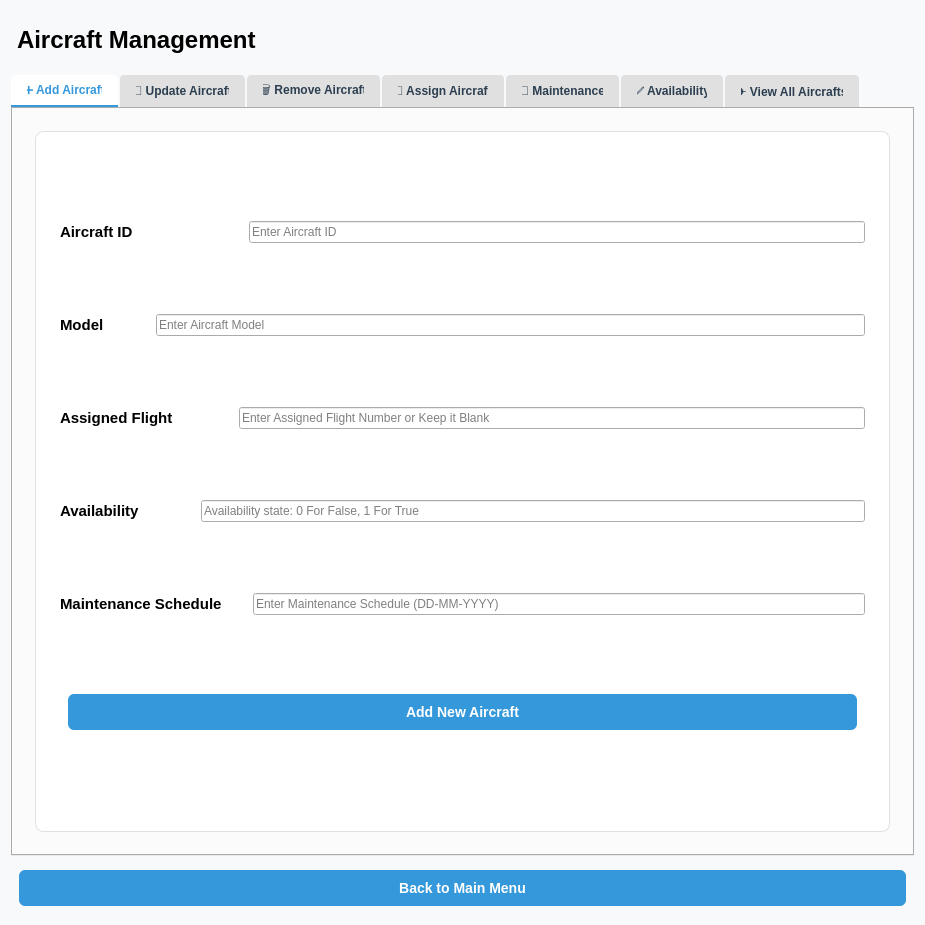
<?xml version="1.0" encoding="UTF-8"?>
<ui version="4.0">
 <class>adminMangeAircraft</class>
 <widget class="QDialog" name="adminMangeAircraft">
  <property name="geometry">
   <rect>
    <x>0</x>
    <y>0</y>
    <width>925</width>
    <height>925</height>
   </rect>
  </property>
  <property name="minimumSize">
   <size>
    <width>700</width>
    <height>600</height>
   </size>
  </property>
  <property name="windowTitle">
   <string>Airline System - Manage Aircraft</string>
  </property>
  <property name="styleSheet">
   <string notr="true">QDialog {
    background-color: #f8f9fa;
    font-family: 'Segoe UI', Arial, sans-serif;
}
QTabWidget {
    border: none;
}
QTabBar::tab {
    background: #e0e0e0;
    color: #2c3e50;
    padding: 8px 16px;
    border-top-left-radius: 4px;
    border-top-right-radius: 4px;
    margin-right: 2px;
    font-weight: 500;
}
QTabBar::tab:selected {
    background: white;
    border-bottom: 2px solid #3498db;
    color: #3498db;
}
QTabBar::tab:hover {
    background: #f0f0f0;
}
QGroupBox {
    border: 1px solid #e0e0e0;
    border-radius: 8px;
    margin: 15px;
    padding: 15px;
    background-color: white;
    font-size: 14px;
    color: #2c3e50;
}
QPushButton {
    background-color: #3498db;
    color: white;
    border: none;
    padding: 10px 16px;
    border-radius: 6px;
    margin: 8px;
    font-size: 14px;
    font-weight: 500;
    min-width: 180px;
}
QPushButton:hover {
    background-color: #2980b9;
}
QPushButton:pressed {
    background-color: #2472a4;
}
QLabel#headerLabel {
    font-size: 24px;
    font-weight: 600;
    color: #000000;
    qproperty-alignment: AlignCenter;
}</string>
  </property>
  <layout class="QVBoxLayout" name="verticalLayout">
   <item>
    <widget class="QLabel" name="headerLabel">
     <property name="styleSheet">
      <string notr="true">margin-top: 15px; margin-bottom: 15px;</string>
     </property>
     <property name="text">
      <string>Aircraft Management</string>
     </property>
    </widget>
   </item>
   <item>
    <widget class="QTabWidget" name="aircraftTabWidget">
     <property name="currentIndex">
      <number>0</number>
     </property>
     <widget class="QWidget" name="addAircraftTab">
      <attribute name="title">
       <string>➕ Add Aircraft</string>
      </attribute>
      <layout class="QVBoxLayout" name="addAircraftLayout">
       <item>
        <widget class="QGroupBox" name="addAircraftGroup">
         <property name="title">
          <string/>
         </property>
         <layout class="QVBoxLayout" name="verticalLayout_2">
          <item>
           <layout class="QGridLayout" name="gridLayout_3">
            <item row="0" column="0">
             <widget class="QLabel" name="label">
              <property name="text">
               <string>&lt;html&gt;&lt;head/&gt;&lt;body&gt;&lt;p&gt;&lt;span style=&quot; font-size:11pt; font-weight:700;&quot;&gt;Aircraft ID&lt;/span&gt;&lt;/p&gt;&lt;/body&gt;&lt;/html&gt;</string>
              </property>
             </widget>
            </item>
            <item row="0" column="2">
             <widget class="QLineEdit" name="aircraftIDlineEdit">
              <property name="placeholderText">
               <string>Enter Aircraft ID</string>
              </property>
             </widget>
            </item>
            <item row="0" column="1">
             <spacer name="horizontalSpacer_2">
              <property name="orientation">
               <enum>Qt::Orientation::Horizontal</enum>
              </property>
              <property name="sizeType">
               <enum>QSizePolicy::Policy::Minimum</enum>
              </property>
              <property name="sizeHint" stdset="0">
               <size>
                <width>110</width>
                <height>20</height>
               </size>
              </property>
             </spacer>
            </item>
           </layout>
          </item>
          <item>
           <layout class="QGridLayout" name="gridLayout_13">
            <item row="0" column="1" colspan="2">
             <spacer name="horizontalSpacer">
              <property name="orientation">
               <enum>Qt::Orientation::Horizontal</enum>
              </property>
              <property name="sizeType">
               <enum>QSizePolicy::Policy::Minimum</enum>
              </property>
              <property name="sizeHint" stdset="0">
               <size>
                <width>40</width>
                <height>20</height>
               </size>
              </property>
             </spacer>
            </item>
            <item row="0" column="3">
             <widget class="QLineEdit" name="aircraftModellineEdit">
              <property name="placeholderText">
               <string>Enter Aircraft Model</string>
              </property>
             </widget>
            </item>
            <item row="0" column="0">
             <widget class="QLabel" name="label_13">
              <property name="text">
               <string>&lt;html&gt;&lt;head/&gt;&lt;body&gt;&lt;p&gt;&lt;span style=&quot; font-size:11pt; font-weight:700;&quot;&gt;Model&lt;/span&gt;&lt;/p&gt;&lt;/body&gt;&lt;/html&gt;</string>
              </property>
             </widget>
            </item>
           </layout>
          </item>
          <item>
           <layout class="QGridLayout" name="gridLayout_2">
            <item row="0" column="2">
             <widget class="QLineEdit" name="aircraftAssignedFlightlineEdit">
              <property name="placeholderText">
               <string>Enter Assigned Flight Number or Keep it Blank</string>
              </property>
             </widget>
            </item>
            <item row="0" column="0">
             <widget class="QLabel" name="label_2">
              <property name="text">
               <string>&lt;html&gt;&lt;head/&gt;&lt;body&gt;&lt;p&gt;&lt;span style=&quot; font-size:11pt; font-weight:700;&quot;&gt;Assigned Flight&lt;/span&gt;&lt;/p&gt;&lt;/body&gt;&lt;/html&gt;</string>
              </property>
             </widget>
            </item>
            <item row="0" column="1">
             <spacer name="horizontalSpacer_3">
              <property name="orientation">
               <enum>Qt::Orientation::Horizontal</enum>
              </property>
              <property name="sizeType">
               <enum>QSizePolicy::Policy::Minimum</enum>
              </property>
              <property name="sizeHint" stdset="0">
               <size>
                <width>60</width>
                <height>20</height>
               </size>
              </property>
             </spacer>
            </item>
           </layout>
          </item>
          <item>
           <layout class="QGridLayout" name="gridLayout_4">
            <item row="0" column="2">
             <widget class="QLineEdit" name="aircraftAvalineEdit">
              <property name="placeholderText">
               <string>Availability state: 0 For False, 1 For True</string>
              </property>
             </widget>
            </item>
            <item row="0" column="0">
             <widget class="QLabel" name="label_4">
              <property name="text">
               <string>&lt;html&gt;&lt;head/&gt;&lt;body&gt;&lt;p&gt;&lt;span style=&quot; font-size:11pt; font-weight:700;&quot;&gt;Availability&lt;/span&gt;&lt;/p&gt;&lt;/body&gt;&lt;/html&gt;</string>
              </property>
             </widget>
            </item>
            <item row="0" column="1">
             <spacer name="horizontalSpacer_5">
              <property name="orientation">
               <enum>Qt::Orientation::Horizontal</enum>
              </property>
              <property name="sizeType">
               <enum>QSizePolicy::Policy::Minimum</enum>
              </property>
              <property name="sizeHint" stdset="0">
               <size>
                <width>55</width>
                <height>20</height>
               </size>
              </property>
             </spacer>
            </item>
           </layout>
          </item>
          <item>
           <layout class="QGridLayout" name="gridLayout">
            <item row="0" column="0">
             <widget class="QLabel" name="label_3">
              <property name="text">
               <string>&lt;html&gt;&lt;head/&gt;&lt;body&gt;&lt;p&gt;&lt;span style=&quot; font-size:11pt; font-weight:700;&quot;&gt;Maintenance Schedule&lt;/span&gt;&lt;/p&gt;&lt;/body&gt;&lt;/html&gt;</string>
              </property>
             </widget>
            </item>
            <item row="0" column="2">
             <widget class="QLineEdit" name="aircraftMainSchelineEdit">
              <property name="placeholderText">
               <string>Enter Maintenance Schedule (DD-MM-YYYY)</string>
              </property>
             </widget>
            </item>
            <item row="0" column="1">
             <spacer name="horizontalSpacer_4">
              <property name="orientation">
               <enum>Qt::Orientation::Horizontal</enum>
              </property>
              <property name="sizeType">
               <enum>QSizePolicy::Policy::Minimum</enum>
              </property>
              <property name="sizeHint" stdset="0">
               <size>
                <width>25</width>
                <height>20</height>
               </size>
              </property>
             </spacer>
            </item>
           </layout>
          </item>
          <item>
           <widget class="QPushButton" name="addAircraftBtn">
            <property name="text">
             <string>Add New Aircraft</string>
            </property>
           </widget>
          </item>
         </layout>
        </widget>
       </item>
      </layout>
     </widget>
     <widget class="QWidget" name="updateAircraftTab">
      <attribute name="title">
       <string>🔄 Update Aircraft</string>
      </attribute>
      <layout class="QVBoxLayout" name="updateAircraftLayout">
       <item>
        <widget class="QGroupBox" name="updateAircraftGroup">
         <property name="title">
          <string/>
         </property>
         <layout class="QVBoxLayout" name="verticalLayout_3">
          <item>
           <layout class="QGridLayout" name="gridLayout_8">
            <item row="0" column="0">
             <widget class="QLabel" name="label_8">
              <property name="text">
               <string>&lt;html&gt;&lt;head/&gt;&lt;body&gt;&lt;p&gt;&lt;span style=&quot; font-size:11pt; font-weight:700;&quot;&gt;Aircraft ID&lt;/span&gt;&lt;/p&gt;&lt;/body&gt;&lt;/html&gt;</string>
              </property>
             </widget>
            </item>
            <item row="0" column="1">
             <spacer name="horizontalSpacer_10">
              <property name="orientation">
               <enum>Qt::Orientation::Horizontal</enum>
              </property>
              <property name="sizeType">
               <enum>QSizePolicy::Policy::Minimum</enum>
              </property>
              <property name="sizeHint" stdset="0">
               <size>
                <width>110</width>
                <height>20</height>
               </size>
              </property>
             </spacer>
            </item>
            <item row="0" column="2">
             <widget class="QLineEdit" name="updateAircraftIDlineEdit">
              <property name="placeholderText">
               <string>Enter Aircraft ID</string>
              </property>
             </widget>
            </item>
            <item row="0" column="3">
             <widget class="QPushButton" name="searchOnAircraftToUpdate">
              <property name="text">
               <string>Search On Aircraft</string>
              </property>
             </widget>
            </item>
           </layout>
          </item>
          <item>
           <layout class="QGridLayout" name="gridLayout_14">
            <item row="0" column="1" colspan="2">
             <spacer name="horizontalSpacer_6">
              <property name="orientation">
               <enum>Qt::Orientation::Horizontal</enum>
              </property>
              <property name="sizeType">
               <enum>QSizePolicy::Policy::Minimum</enum>
              </property>
              <property name="sizeHint" stdset="0">
               <size>
                <width>40</width>
                <height>20</height>
               </size>
              </property>
             </spacer>
            </item>
            <item row="0" column="3">
             <widget class="QLineEdit" name="updateAircraftModellineEdit">
              <property name="placeholderText">
               <string>Enter Aircraft Model</string>
              </property>
             </widget>
            </item>
            <item row="0" column="0">
             <widget class="QLabel" name="label_14">
              <property name="text">
               <string>&lt;html&gt;&lt;head/&gt;&lt;body&gt;&lt;p&gt;&lt;span style=&quot; font-size:11pt; font-weight:700;&quot;&gt;Model&lt;/span&gt;&lt;/p&gt;&lt;/body&gt;&lt;/html&gt;</string>
              </property>
             </widget>
            </item>
           </layout>
          </item>
          <item>
           <layout class="QGridLayout" name="gridLayout_7">
            <item row="0" column="2">
             <widget class="QLineEdit" name="updateAircraftAssignedFlightlineEdit">
              <property name="placeholderText">
               <string>Enter Assigned Flight Number or Keep it Blank</string>
              </property>
             </widget>
            </item>
            <item row="0" column="0">
             <widget class="QLabel" name="label_7">
              <property name="text">
               <string>&lt;html&gt;&lt;head/&gt;&lt;body&gt;&lt;p&gt;&lt;span style=&quot; font-size:11pt; font-weight:700;&quot;&gt;Assigned Flight&lt;/span&gt;&lt;/p&gt;&lt;/body&gt;&lt;/html&gt;</string>
              </property>
             </widget>
            </item>
            <item row="0" column="1">
             <spacer name="horizontalSpacer_9">
              <property name="orientation">
               <enum>Qt::Orientation::Horizontal</enum>
              </property>
              <property name="sizeType">
               <enum>QSizePolicy::Policy::Minimum</enum>
              </property>
              <property name="sizeHint" stdset="0">
               <size>
                <width>60</width>
                <height>20</height>
               </size>
              </property>
             </spacer>
            </item>
           </layout>
          </item>
          <item>
           <layout class="QGridLayout" name="gridLayout_6">
            <item row="0" column="2">
             <widget class="QLineEdit" name="updateAircraftAvalineEdit">
              <property name="placeholderText">
               <string>Availability state: 0 For False, 1 For True</string>
              </property>
             </widget>
            </item>
            <item row="0" column="0">
             <widget class="QLabel" name="label_6">
              <property name="text">
               <string>&lt;html&gt;&lt;head/&gt;&lt;body&gt;&lt;p&gt;&lt;span style=&quot; font-size:11pt; font-weight:700;&quot;&gt;Availability&lt;/span&gt;&lt;/p&gt;&lt;/body&gt;&lt;/html&gt;</string>
              </property>
             </widget>
            </item>
            <item row="0" column="1">
             <spacer name="horizontalSpacer_8">
              <property name="orientation">
               <enum>Qt::Orientation::Horizontal</enum>
              </property>
              <property name="sizeType">
               <enum>QSizePolicy::Policy::Minimum</enum>
              </property>
              <property name="sizeHint" stdset="0">
               <size>
                <width>55</width>
                <height>20</height>
               </size>
              </property>
             </spacer>
            </item>
           </layout>
          </item>
          <item>
           <layout class="QGridLayout" name="gridLayout_5">
            <item row="0" column="0">
             <widget class="QLabel" name="label_5">
              <property name="text">
               <string>&lt;html&gt;&lt;head/&gt;&lt;body&gt;&lt;p&gt;&lt;span style=&quot; font-size:11pt; font-weight:700;&quot;&gt;Maintenance Schedule&lt;/span&gt;&lt;/p&gt;&lt;/body&gt;&lt;/html&gt;</string>
              </property>
             </widget>
            </item>
            <item row="0" column="2">
             <widget class="QLineEdit" name="updateAircraftMainSchelineEdit">
              <property name="placeholderText">
               <string>Enter Maintenance Schedule (DD-MM-YYYY)</string>
              </property>
             </widget>
            </item>
            <item row="0" column="1">
             <spacer name="horizontalSpacer_7">
              <property name="orientation">
               <enum>Qt::Orientation::Horizontal</enum>
              </property>
              <property name="sizeType">
               <enum>QSizePolicy::Policy::Minimum</enum>
              </property>
              <property name="sizeHint" stdset="0">
               <size>
                <width>25</width>
                <height>20</height>
               </size>
              </property>
             </spacer>
            </item>
           </layout>
          </item>
          <item>
           <widget class="QPushButton" name="updateAircraftBtn">
            <property name="text">
             <string>Update Aircraft Information</string>
            </property>
           </widget>
          </item>
         </layout>
        </widget>
       </item>
      </layout>
     </widget>
     <widget class="QWidget" name="removeAircraftTab">
      <attribute name="title">
       <string>🗑 Remove Aircraft</string>
      </attribute>
      <layout class="QVBoxLayout" name="removeAircraftLayout">
       <item>
        <widget class="QGroupBox" name="removeAircraftGroup">
         <property name="title">
          <string/>
         </property>
         <layout class="QVBoxLayout" name="verticalLayout_4">
          <item>
           <layout class="QGridLayout" name="gridLayout_9">
            <item row="0" column="0">
             <widget class="QLabel" name="label_9">
              <property name="text">
               <string>&lt;html&gt;&lt;head/&gt;&lt;body&gt;&lt;p&gt;&lt;span style=&quot; font-size:11pt; font-weight:700;&quot;&gt;Aircraft ID&lt;/span&gt;&lt;/p&gt;&lt;/body&gt;&lt;/html&gt;</string>
              </property>
             </widget>
            </item>
            <item row="0" column="2">
             <widget class="QLineEdit" name="removeAircraftIDlineEdit">
              <property name="placeholderText">
               <string>Enter Aircraft ID</string>
              </property>
             </widget>
            </item>
            <item row="0" column="1">
             <spacer name="horizontalSpacer_11">
              <property name="orientation">
               <enum>Qt::Orientation::Horizontal</enum>
              </property>
              <property name="sizeType">
               <enum>QSizePolicy::Policy::Minimum</enum>
              </property>
              <property name="sizeHint" stdset="0">
               <size>
                <width>110</width>
                <height>20</height>
               </size>
              </property>
             </spacer>
            </item>
           </layout>
          </item>
          <item>
           <widget class="QPushButton" name="removeAircraftBtn">
            <property name="text">
             <string>Remove Aircraft</string>
            </property>
           </widget>
          </item>
         </layout>
        </widget>
       </item>
      </layout>
     </widget>
     <widget class="QWidget" name="assignAircraftTab">
      <attribute name="title">
       <string>🔗 Assign Aircraft</string>
      </attribute>
      <layout class="QVBoxLayout" name="assignAircraftLayout">
       <item>
        <widget class="QGroupBox" name="assignAircraftGroup">
         <property name="title">
          <string/>
         </property>
         <layout class="QVBoxLayout" name="verticalLayout_5">
          <item>
           <layout class="QGridLayout" name="gridLayout_10">
            <item row="0" column="0">
             <widget class="QLabel" name="label_10">
              <property name="text">
               <string>&lt;html&gt;&lt;head/&gt;&lt;body&gt;&lt;p&gt;&lt;span style=&quot; font-size:11pt; font-weight:700;&quot;&gt;Aircraft ID&lt;/span&gt;&lt;/p&gt;&lt;/body&gt;&lt;/html&gt;</string>
              </property>
             </widget>
            </item>
            <item row="0" column="2">
             <widget class="QLineEdit" name="assignAircraftIDlineEdit">
              <property name="placeholderText">
               <string>Enter Aircraft ID</string>
              </property>
             </widget>
            </item>
            <item row="0" column="1">
             <spacer name="horizontalSpacer_12">
              <property name="orientation">
               <enum>Qt::Orientation::Horizontal</enum>
              </property>
              <property name="sizeType">
               <enum>QSizePolicy::Policy::Minimum</enum>
              </property>
              <property name="sizeHint" stdset="0">
               <size>
                <width>110</width>
                <height>20</height>
               </size>
              </property>
             </spacer>
            </item>
           </layout>
          </item>
          <item>
           <layout class="QGridLayout" name="gridLayout_11">
            <item row="0" column="2">
             <widget class="QLineEdit" name="assignAircraftAssignedFlightlineEdit">
              <property name="placeholderText">
               <string>Enter Assigned Flight Number or Keep it Blank</string>
              </property>
             </widget>
            </item>
            <item row="0" column="0">
             <widget class="QLabel" name="label_11">
              <property name="text">
               <string>&lt;html&gt;&lt;head/&gt;&lt;body&gt;&lt;p&gt;&lt;span style=&quot; font-size:11pt; font-weight:700;&quot;&gt;Assigned Flight&lt;/span&gt;&lt;/p&gt;&lt;/body&gt;&lt;/html&gt;</string>
              </property>
             </widget>
            </item>
            <item row="0" column="1">
             <spacer name="horizontalSpacer_13">
              <property name="orientation">
               <enum>Qt::Orientation::Horizontal</enum>
              </property>
              <property name="sizeType">
               <enum>QSizePolicy::Policy::Minimum</enum>
              </property>
              <property name="sizeHint" stdset="0">
               <size>
                <width>60</width>
                <height>20</height>
               </size>
              </property>
             </spacer>
            </item>
           </layout>
          </item>
          <item>
           <widget class="QPushButton" name="assignAircraftBtn">
            <property name="text">
             <string>Assign Aircraft to Flight</string>
            </property>
           </widget>
          </item>
         </layout>
        </widget>
       </item>
      </layout>
     </widget>
     <widget class="QWidget" name="maintenanceTab">
      <attribute name="title">
       <string>🔧 Maintenance</string>
      </attribute>
      <layout class="QVBoxLayout" name="maintenanceLayout">
       <item>
        <widget class="QGroupBox" name="maintenanceGroup">
         <property name="title">
          <string/>
         </property>
         <layout class="QVBoxLayout" name="verticalLayout_6">
          <item>
           <layout class="QGridLayout" name="gridLayout_16">
            <item row="0" column="0">
             <widget class="QLabel" name="label_12">
              <property name="text">
               <string>&lt;html&gt;&lt;head/&gt;&lt;body&gt;&lt;p&gt;&lt;span style=&quot; font-size:11pt; font-weight:700;&quot;&gt;Aircraft ID&lt;/span&gt;&lt;/p&gt;&lt;/body&gt;&lt;/html&gt;</string>
              </property>
             </widget>
            </item>
            <item row="0" column="1">
             <spacer name="horizontalSpacer_14">
              <property name="orientation">
               <enum>Qt::Orientation::Horizontal</enum>
              </property>
              <property name="sizeType">
               <enum>QSizePolicy::Policy::Minimum</enum>
              </property>
              <property name="sizeHint" stdset="0">
               <size>
                <width>110</width>
                <height>20</height>
               </size>
              </property>
             </spacer>
            </item>
            <item row="0" column="2">
             <widget class="QLineEdit" name="scheduleAircraftIDlineEdit">
              <property name="placeholderText">
               <string>Enter Aircraft ID</string>
              </property>
             </widget>
            </item>
           </layout>
          </item>
          <item>
           <layout class="QGridLayout" name="gridLayout_12">
            <item row="0" column="0">
             <widget class="QLabel" name="label_16">
              <property name="text">
               <string>&lt;html&gt;&lt;head/&gt;&lt;body&gt;&lt;p&gt;&lt;span style=&quot; font-size:11pt; font-weight:700;&quot;&gt;Maintenance Schedule&lt;/span&gt;&lt;/p&gt;&lt;/body&gt;&lt;/html&gt;</string>
              </property>
             </widget>
            </item>
            <item row="0" column="2">
             <widget class="QLineEdit" name="scheduleAircraftMainSchelineEdit">
              <property name="placeholderText">
               <string>Enter Maintenance Schedule (DD-MM-YYYY)</string>
              </property>
             </widget>
            </item>
            <item row="0" column="1">
             <spacer name="horizontalSpacer_16">
              <property name="orientation">
               <enum>Qt::Orientation::Horizontal</enum>
              </property>
              <property name="sizeType">
               <enum>QSizePolicy::Policy::Minimum</enum>
              </property>
              <property name="sizeHint" stdset="0">
               <size>
                <width>25</width>
                <height>20</height>
               </size>
              </property>
             </spacer>
            </item>
           </layout>
          </item>
          <item>
           <widget class="QPushButton" name="maintenanceBtn">
            <property name="text">
             <string>Schedule Maintenance</string>
            </property>
           </widget>
          </item>
         </layout>
        </widget>
       </item>
      </layout>
     </widget>
     <widget class="QWidget" name="availabilityTab">
      <attribute name="title">
       <string>✅ Availability</string>
      </attribute>
      <layout class="QVBoxLayout" name="availabilityLayout">
       <item>
        <widget class="QGroupBox" name="availabilityGroup">
         <property name="title">
          <string/>
         </property>
         <layout class="QVBoxLayout" name="verticalLayout_7">
          <item>
           <layout class="QGridLayout" name="gridLayout_15">
            <item row="0" column="2">
             <widget class="QLineEdit" name="checkAvaAircraftIDlineEdit">
              <property name="placeholderText">
               <string>Enter Aircraft ID</string>
              </property>
             </widget>
            </item>
            <item row="0" column="0">
             <widget class="QLabel" name="label_15">
              <property name="text">
               <string>&lt;html&gt;&lt;head/&gt;&lt;body&gt;&lt;p&gt;&lt;span style=&quot; font-size:11pt; font-weight:700;&quot;&gt;Aircraft ID&lt;/span&gt;&lt;/p&gt;&lt;/body&gt;&lt;/html&gt;</string>
              </property>
             </widget>
            </item>
            <item row="0" column="1">
             <spacer name="horizontalSpacer_15">
              <property name="orientation">
               <enum>Qt::Orientation::Horizontal</enum>
              </property>
              <property name="sizeType">
               <enum>QSizePolicy::Policy::Minimum</enum>
              </property>
              <property name="sizeHint" stdset="0">
               <size>
                <width>110</width>
                <height>20</height>
               </size>
              </property>
             </spacer>
            </item>
           </layout>
          </item>
          <item>
           <widget class="QPushButton" name="availabilityBtn">
            <property name="text">
             <string>Check Availability</string>
            </property>
           </widget>
          </item>
         </layout>
        </widget>
       </item>
      </layout>
     </widget>
     <widget class="QWidget" name="viewAircraftTab">
      <attribute name="title">
       <string>✈ View All Aircrafts</string>
      </attribute>
      <layout class="QVBoxLayout" name="viewAircraftLayout">
       <item>
        <widget class="QGroupBox" name="viewAircraftGroup">
         <property name="title">
          <string/>
         </property>
         <layout class="QVBoxLayout" name="viewAircraftGroupLayout">
          <item>
           <widget class="QTableWidget" name="viewAircraftTableWidget">
            <property name="sizePolicy">
             <sizepolicy hsizetype="Expanding" vsizetype="Expanding">
              <horstretch>1</horstretch>
              <verstretch>1</verstretch>
             </sizepolicy>
            </property>
           </widget>
          </item>
         </layout>
        </widget>
       </item>
      </layout>
     </widget>
    </widget>
   </item>
   <item>
    <widget class="QPushButton" name="BackToMainMenuBtn">
     <property name="text">
      <string>Back to Main Menu</string>
     </property>
    </widget>
   </item>
  </layout>
 </widget>
 <resources/>
 <connections>
  <connection>
   <sender>BackToMainMenuBtn</sender>
   <signal>clicked()</signal>
   <receiver>adminMangeAircraft</receiver>
   <slot>deleteLater()</slot>
   <hints>
    <hint type="sourcelabel">
     <x>350</x>
     <y>570</y>
    </hint>
    <hint type="destinationlabel">
     <x>350</x>
     <y>300</y>
    </hint>
   </hints>
  </connection>
 </connections>
</ui>
